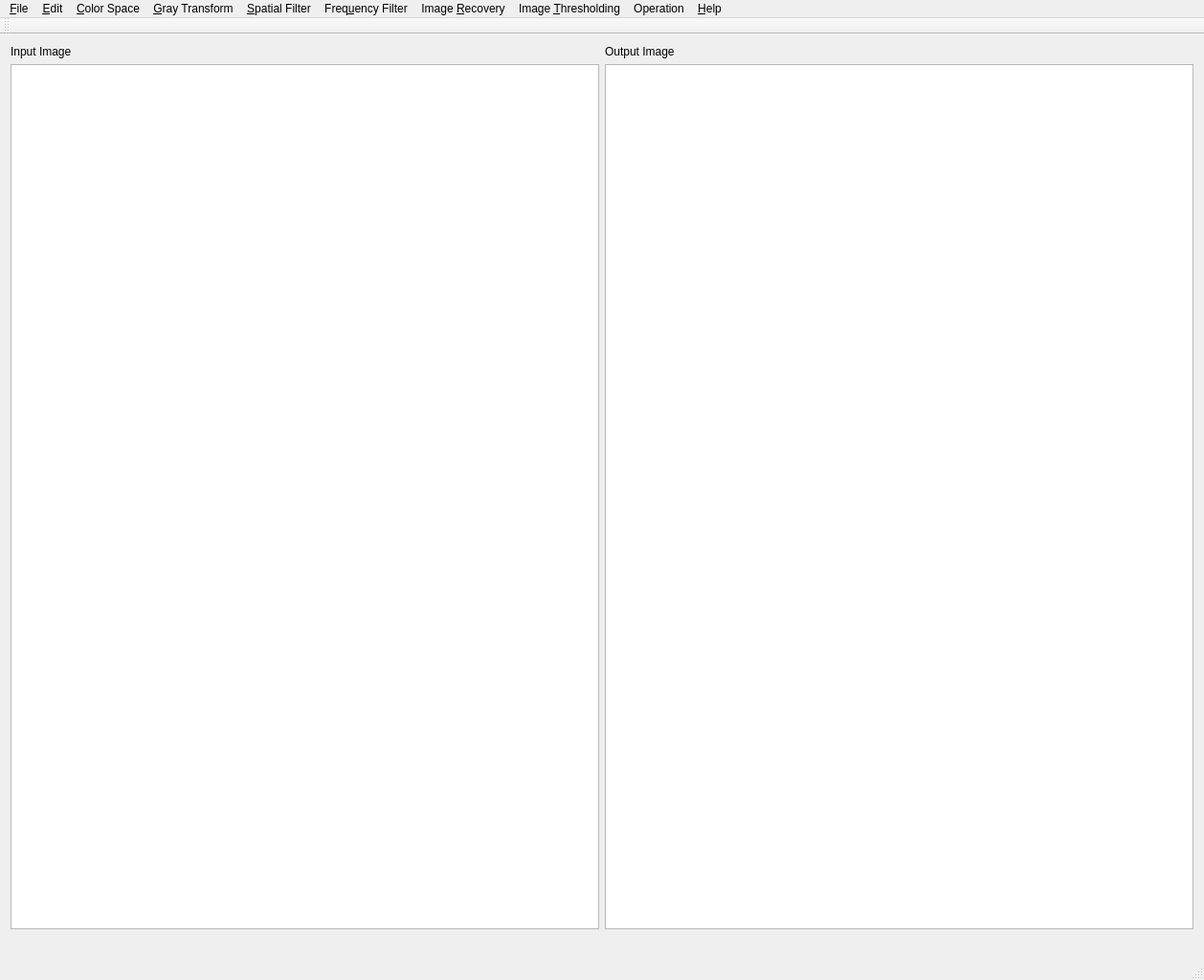
<?xml version="1.0" encoding="UTF-8"?>
<ui version="4.0">
 <class>im</class>
 <widget class="QMainWindow" name="im">
  <property name="geometry">
   <rect>
    <x>0</x>
    <y>0</y>
    <width>1258</width>
    <height>1024</height>
   </rect>
  </property>
  <property name="minimumSize">
   <size>
    <width>0</width>
    <height>0</height>
   </size>
  </property>
  <property name="windowTitle">
   <string>ImageProcessingKit</string>
  </property>
  <widget class="QWidget" name="centralWidget">
   <layout class="QVBoxLayout" name="verticalLayout">
    <item>
     <layout class="QGridLayout" name="gridLayout">
      <item row="0" column="0">
       <widget class="QLabel" name="label_in">
        <property name="sizeIncrement">
         <size>
          <width>0</width>
          <height>0</height>
         </size>
        </property>
        <property name="text">
         <string>Input Image</string>
        </property>
       </widget>
      </item>
      <item row="0" column="1">
       <widget class="QLabel" name="label_out">
        <property name="sizeIncrement">
         <size>
          <width>0</width>
          <height>0</height>
         </size>
        </property>
        <property name="text">
         <string>Output Image</string>
        </property>
       </widget>
      </item>
      <item row="1" column="0">
       <widget class="QGraphicsView" name="graphicsView_in">
        <property name="minimumSize">
         <size>
          <width>512</width>
          <height>512</height>
         </size>
        </property>
       </widget>
      </item>
      <item row="1" column="1">
       <widget class="QGraphicsView" name="graphicsView_out">
        <property name="minimumSize">
         <size>
          <width>512</width>
          <height>512</height>
         </size>
        </property>
       </widget>
      </item>
      <item row="2" column="0">
       <widget class="QLabel" name="label_coord">
        <property name="text">
         <string/>
        </property>
       </widget>
      </item>
      <item row="2" column="1">
       <widget class="QLabel" name="label_color_value">
        <property name="text">
         <string/>
        </property>
       </widget>
      </item>
     </layout>
    </item>
   </layout>
  </widget>
  <widget class="QMenuBar" name="menuBar">
   <property name="geometry">
    <rect>
     <x>0</x>
     <y>0</y>
     <width>1258</width>
     <height>32</height>
    </rect>
   </property>
   <widget class="QMenu" name="menu_File">
    <property name="title">
     <string>&amp;File</string>
    </property>
    <addaction name="action_Open"/>
    <addaction name="action_Save"/>
    <addaction name="action_Save_As"/>
    <addaction name="action_Close"/>
    <addaction name="action_Print"/>
    <addaction name="action_Quit"/>
   </widget>
   <widget class="QMenu" name="menu_Edit">
    <property name="title">
     <string>&amp;Edit</string>
    </property>
    <addaction name="action_Reset"/>
    <addaction name="action_Histogram"/>
    <addaction name="action_Grayscale"/>
   </widget>
   <widget class="QMenu" name="menuColor_Space">
    <property name="title">
     <string>&amp;Color Space</string>
    </property>
    <addaction name="action_Adjust_HSV"/>
   </widget>
   <widget class="QMenu" name="menuSpatial_Transform">
    <property name="title">
     <string>&amp;Gray Transform</string>
    </property>
    <addaction name="action_Linear_Transformation"/>
    <addaction name="action_Piecewise_Linear_Transformation"/>
    <addaction name="action_Histogram_Equalization"/>
    <addaction name="action_Histogram_Specification"/>
   </widget>
   <widget class="QMenu" name="menuSpatial_Filter">
    <property name="title">
     <string>&amp;Spatial Filter</string>
    </property>
    <addaction name="action_Median_Filter"/>
    <addaction name="action_Maximum_Filter"/>
    <addaction name="action_Minimum_Filter"/>
    <addaction name="action_Custom_Filter"/>
    <addaction name="action_Average_Filter"/>
    <addaction name="action_Laplacian_Filter"/>
    <addaction name="action_Pseudocolor"/>
   </widget>
   <widget class="QMenu" name="menuFrequency_Filter">
    <property name="title">
     <string>Freq&amp;uency Filter</string>
    </property>
    <addaction name="action_Low_Pass_Filter"/>
    <addaction name="action_Ideal_High_Pass_Filter"/>
    <addaction name="action_Butterworth_Low_Pass_Filter"/>
    <addaction name="action_Butterworth_High_Pass_Filter"/>
   </widget>
   <widget class="QMenu" name="menuImage_Recovery">
    <property name="title">
     <string>Image &amp;Recovery</string>
    </property>
    <addaction name="action_Inverse_filter"/>
   </widget>
   <widget class="QMenu" name="menuImage_Thresholding">
    <property name="title">
     <string>Image &amp;Thresholding</string>
    </property>
    <addaction name="action_Manual_Threshold"/>
    <addaction name="action_Ostu_method"/>
   </widget>
   <widget class="QMenu" name="menuHelp">
    <property name="title">
     <string>&amp;Help</string>
    </property>
    <addaction name="action_About_ImageProcessingKit"/>
    <addaction name="action_About_Qt"/>
   </widget>
   <widget class="QMenu" name="menuOperation">
    <property name="title">
     <string>Operation</string>
    </property>
    <addaction name="action_Addition"/>
    <addaction name="action_Subtraction"/>
    <addaction name="action_Multiplication"/>
    <addaction name="action_Division"/>
    <addaction name="action_Negative"/>
    <addaction name="action_XOR"/>
    <addaction name="action_AND"/>
    <addaction name="action_OR"/>
   </widget>
   <addaction name="menu_File"/>
   <addaction name="menu_Edit"/>
   <addaction name="menuColor_Space"/>
   <addaction name="menuSpatial_Transform"/>
   <addaction name="menuSpatial_Filter"/>
   <addaction name="menuFrequency_Filter"/>
   <addaction name="menuImage_Recovery"/>
   <addaction name="menuImage_Thresholding"/>
   <addaction name="menuOperation"/>
   <addaction name="menuHelp"/>
  </widget>
  <widget class="QToolBar" name="mainToolBar">
   <attribute name="toolBarArea">
    <enum>TopToolBarArea</enum>
   </attribute>
   <attribute name="toolBarBreak">
    <bool>false</bool>
   </attribute>
  </widget>
  <widget class="QStatusBar" name="statusBar"/>
  <action name="action_Open">
   <property name="text">
    <string>&amp;Open</string>
   </property>
   <property name="shortcut">
    <string>Ctrl+O</string>
   </property>
  </action>
  <action name="action_Save">
   <property name="text">
    <string>&amp;Save</string>
   </property>
   <property name="shortcut">
    <string>Ctrl+S</string>
   </property>
  </action>
  <action name="action_Save_As">
   <property name="text">
    <string>Save As</string>
   </property>
   <property name="toolTip">
    <string>Save As</string>
   </property>
  </action>
  <action name="action_Print">
   <property name="text">
    <string>&amp;Print</string>
   </property>
   <property name="shortcut">
    <string>Ctrl+P</string>
   </property>
  </action>
  <action name="action_Quit">
   <property name="text">
    <string>&amp;Quit</string>
   </property>
   <property name="shortcut">
    <string>Ctrl+Q</string>
   </property>
  </action>
  <action name="action_Reset">
   <property name="text">
    <string>&amp;Restore</string>
   </property>
   <property name="shortcut">
    <string>Ctrl+R</string>
   </property>
  </action>
  <action name="action_Histogram">
   <property name="text">
    <string>&amp;Histogram</string>
   </property>
   <property name="shortcut">
    <string>Ctrl+H</string>
   </property>
  </action>
  <action name="action_Grayscale">
   <property name="text">
    <string>&amp;Grayscale</string>
   </property>
   <property name="shortcut">
    <string>Ctrl+G</string>
   </property>
  </action>
  <action name="action_Adjust_HSV">
   <property name="text">
    <string>Adjust HSV</string>
   </property>
  </action>
  <action name="action_Linear_Transformation">
   <property name="text">
    <string>&amp;Linear Transformation</string>
   </property>
   <property name="toolTip">
    <string>Linear Transformation</string>
   </property>
   <property name="shortcut">
    <string>Ctrl+L</string>
   </property>
  </action>
  <action name="action_Piecewise_Linear_Transformation">
   <property name="text">
    <string>Piecewise Linear Transformation</string>
   </property>
   <property name="toolTip">
    <string>Piecewise Linear Transformation</string>
   </property>
  </action>
  <action name="action_Histogram_Equalization">
   <property name="text">
    <string>Histogram Equalization</string>
   </property>
   <property name="toolTip">
    <string>Histogram Equalization</string>
   </property>
  </action>
  <action name="action_Median_Filter">
   <property name="text">
    <string>Median Filter</string>
   </property>
   <property name="toolTip">
    <string>Median Filter</string>
   </property>
  </action>
  <action name="action_Maximum_Filter">
   <property name="text">
    <string>Maximum Filter</string>
   </property>
   <property name="toolTip">
    <string>Maximum Filter</string>
   </property>
  </action>
  <action name="action_Minimum_Filter">
   <property name="text">
    <string>Minimum Filter</string>
   </property>
   <property name="toolTip">
    <string>Minimum Filter</string>
   </property>
  </action>
  <action name="action_Custom_Filter">
   <property name="text">
    <string>Custom Filter</string>
   </property>
   <property name="toolTip">
    <string>filter with custom kernel</string>
   </property>
  </action>
  <action name="action_Low_Pass_Filter">
   <property name="text">
    <string>Ideal Low Pass Filter</string>
   </property>
   <property name="toolTip">
    <string>Ideal Low Pass Filter</string>
   </property>
  </action>
  <action name="action_Ideal_High_Pass_Filter">
   <property name="text">
    <string>Ideal High Pass Filter</string>
   </property>
   <property name="toolTip">
    <string>Ideal High Pass Filter</string>
   </property>
  </action>
  <action name="action_Butterworth_Low_Pass_Filter">
   <property name="text">
    <string>Butterworth Low Pass Filter</string>
   </property>
   <property name="toolTip">
    <string>Butterworth Low Pass Filter</string>
   </property>
  </action>
  <action name="action_Butterworth_High_Pass_Filter">
   <property name="text">
    <string>Butterworth High Pass Filter</string>
   </property>
   <property name="toolTip">
    <string>Butterworth High Pass Filter</string>
   </property>
  </action>
  <action name="action_Inverse_filter">
   <property name="text">
    <string>Inverse Filter</string>
   </property>
   <property name="toolTip">
    <string>Inverse Filter</string>
   </property>
  </action>
  <action name="action_Manual_Threshold">
   <property name="text">
    <string>Manual Threshold</string>
   </property>
   <property name="toolTip">
    <string>Manual Threshold</string>
   </property>
  </action>
  <action name="action_Ostu_method">
   <property name="text">
    <string>Ostu's method</string>
   </property>
  </action>
  <action name="action_About_ImageProcessingKit">
   <property name="text">
    <string>About ImageProcessingKit</string>
   </property>
  </action>
  <action name="action_About_Qt">
   <property name="text">
    <string>About Qt</string>
   </property>
  </action>
  <action name="action_Close">
   <property name="text">
    <string>Close</string>
   </property>
  </action>
  <action name="action_Histogram_Specification">
   <property name="text">
    <string>Histogram Specification</string>
   </property>
   <property name="toolTip">
    <string>Histogram Specification</string>
   </property>
  </action>
  <action name="action_Average_Filter">
   <property name="text">
    <string>Average Filter</string>
   </property>
   <property name="toolTip">
    <string>Average Filter</string>
   </property>
  </action>
  <action name="action_Laplacian_Filter">
   <property name="text">
    <string>Laplacian Filter</string>
   </property>
   <property name="toolTip">
    <string>Laplacian Filter</string>
   </property>
  </action>
  <action name="action_Pseudocolor">
   <property name="text">
    <string>Pseudocolor</string>
   </property>
  </action>
  <action name="action_Addition">
   <property name="text">
    <string>Addition</string>
   </property>
  </action>
  <action name="action_Subtraction">
   <property name="text">
    <string>Subtraction</string>
   </property>
  </action>
  <action name="action_Multiplication">
   <property name="text">
    <string>Multiplication</string>
   </property>
  </action>
  <action name="action_Division">
   <property name="text">
    <string>Division</string>
   </property>
  </action>
  <action name="action_Negative">
   <property name="text">
    <string>Negative</string>
   </property>
  </action>
  <action name="action_XOR">
   <property name="text">
    <string>XOR</string>
   </property>
  </action>
  <action name="action_AND">
   <property name="text">
    <string>AND</string>
   </property>
  </action>
  <action name="action_OR">
   <property name="text">
    <string>OR</string>
   </property>
  </action>
 </widget>
 <layoutdefault spacing="6" margin="11"/>
 <resources/>
 <connections/>
</ui>
